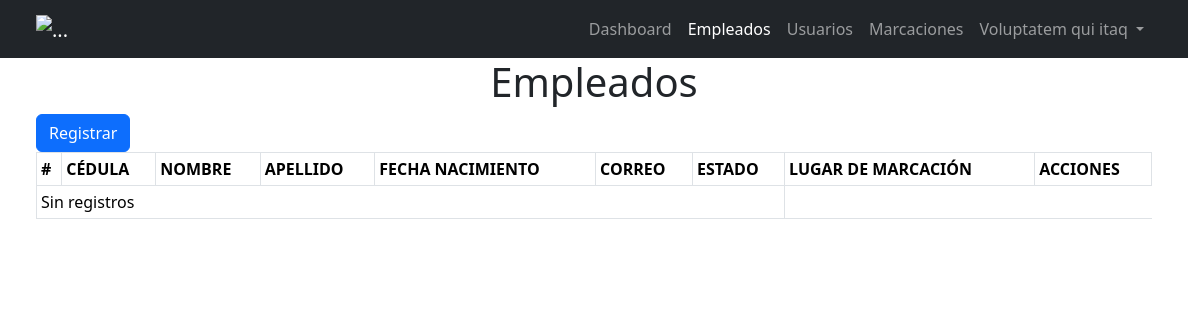
/admin/index.php?ruta=empleados (signed in), run on an earlier commit of the app's database.
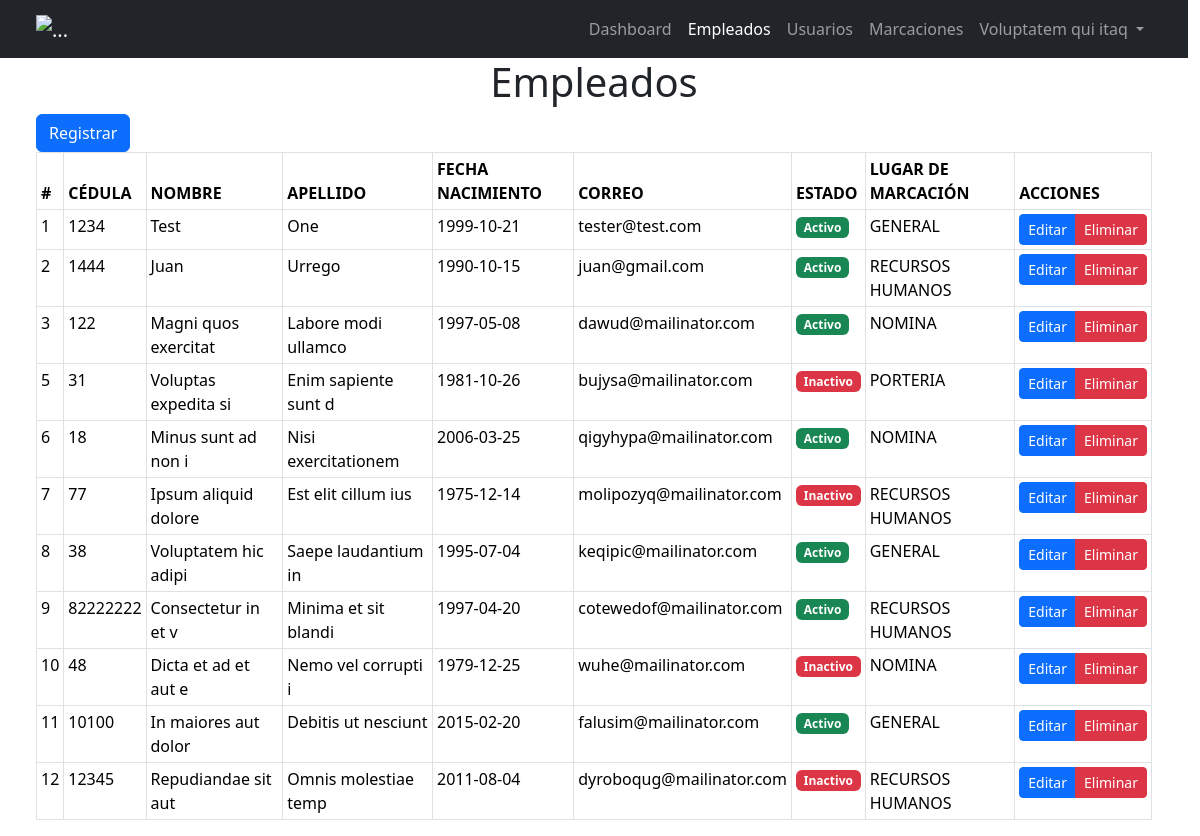
And on a later commit of the database.
### tables this page shows
CREATE TABLE IF NOT EXISTS `empleados` (
  `id` bigint unsigned NOT NULL AUTO_INCREMENT,
  `cedula` bigint NOT NULL,
  `nombre` varchar(100) NOT NULL,
  `apellido` varchar(100) NOT NULL,
  `fecha_nacimiento` date NOT NULL,
  `correo` varchar(100) NOT NULL,
  `estado` tinyint NOT NULL DEFAULT '1',
  `lugar_marcacion` int unsigned DEFAULT NULL,
  `fecha_registro` timestamp NOT NULL DEFAULT CURRENT_TIMESTAMP,
  PRIMARY KEY (`id`),
  UNIQUE KEY `cedula` (`cedula`),
  KEY `FK_lugar_marcacion` (`lugar_marcacion`),
  CONSTRAINT `FK_lugar_marcacion` FOREIGN KEY (`lugar_marcacion`) REFERENCES `lugares` (`id`) ON DELETE SET NULL ON UPDATE CASCADE
);

CREATE TABLE IF NOT EXISTS `lugares` (
  `id` int unsigned NOT NULL AUTO_INCREMENT,
  `lugar` varchar(50) NOT NULL,
  PRIMARY KEY (`id`)
);

### admin/Controllers/AppController.php (called while the page is built)
<?php
class AppController
{
    public static function startApp()
    {
        include __DIR__ . "/../Views/template.php";
    }
}

### admin/index.php (called while the page is built, shortened)
<?php
include "./Models/Conexion.php";
include "./Controllers/AppController.php";
include "./Controllers/EmpleadoController.php";
AppController::startApp();
?>

### admin/Models/Conexion.php (called while the page is built)
<?php
class Conexion
{
    public static  function conectar()
    {
        $ip = 'localhost';
        $db = 'marcaciones';
        $user_db = 'root';
        $passwod_db = '';
        try {
            $conexion = new PDO("mysql:host=$ip;dbname=$db", $user_db, $passwod_db, [
                PDO::ATTR_PERSISTENT => true,
                PDO::MYSQL_ATTR_INIT_COMMAND => "SET NAMES utf8"
            ]);
            return $conexion;
        } catch (\Throwable $e) {
            print $e->getMessage();
            die();
        }
    }
}

### admin/Models/Empleado.php (called while the page is built, shortened)
<?php
class Empleado
{
    public static function listar()
    {
        $stmt = Conexion::conectar()->prepare("SELECT e.id, e.cedula, e.nombre, e.apellido, e.fecha_nacimiento, e.correo, e.estado, l.lugar
            FROM empleados e
            JOIN lugares l ON e.lugar_marcacion = l.id
        ");
        $stmt->execute();
        $retorno = $stmt->rowCount() > 0 ? $stmt->fetchAll(PDO::FETCH_ASSOC) : [];
        return $retorno;
    }
}

### admin/Controllers/EmpleadoController.php (called while the page is built, shortened)
<?php
include __DIR__ . "/../Models/Empleado.php";
class EmpleadoController
{
    public static function listarEmpleados()
    {
        return Empleado::listar();
    }
}

### admin/Views/modulos/empleados/empleados.php (the view, shortened to what this page needs)
<?php
$empleados = EmpleadoController::listarEmpleados();
?>
<div class="container">
    <div class="row">
        <div class="col-12 text-center">
            <h1>Empleados</h1>
        </div>
        <div class="col-12">
            <button type="button" class="btn btn-primary text-right" data-bs-toggle="modal" data-bs-target="#modalRegistroEmpleado">
                Registrar
            </button>
        </div>
        <div class="col-12">
            <table class="table table-sm table-hover table-stripe table-bordered w-full" id="tblEmpleados">
                <thead class="thead-light">
                    <tr>
                        <th>#</th>
                        <th>CÉDULA</th>
                        <th>NOMBRE</th>
                        <th>APELLIDO</th>
                        <th>FECHA NACIMIENTO</th>
                        <th>CORREO</th>
                        <th>ESTADO</th>
                        <th>LUGAR DE MARCACIÓN</th>
                        <th>ACCIONES</th>
                    </tr>
                </thead>
                <tbody>
                    <?php if (count($empleados) > 0) : ?>
                        <?php foreach ($empleados as $key => $empleado) : ?>
                            <tr>
                                <td><?= $empleado['id'] ?></td>
                                <td><?= $empleado['cedula'] ?></td>
                                <td><?= $empleado['nombre'] ?></td>
                                <td><?= $empleado['apellido'] ?></td>
                                <td><?= $empleado['fecha_nacimiento'] ?></td>
                                <td><?= $empleado['correo'] ?></td>
                                <td><?= $empleado['estado'] == 1 ? '<span class="badge text-bg-success">Activo</span>' : '<span class="badge text-bg-danger">Inactivo</span>' ?></td>
                                <td><?= $empleado['lugar'] ?></td>
                                <td>
                                    <div class="btn-group" role="group" aria-label="Basic example">
                                        <a href="index.php?ruta=empleados-edit&id=<?= $empleado['id'] ?>" class="btn btn-sm btn-primary mr-1">
                                            Editar
                                        </a>
                                        <a href="index.php?ruta=empleados-eliminar&id=<?= $empleado['id'] ?>" class="btn btn-sm btn-danger ml-2">
                                            Eliminar
                                        </a>
                                    </div>
                                </td>
                            </tr>
                        <?php endforeach ?>
                    <?php else :  ?>
                        <tr>
                            <td colspan="7">Sin registros</td>
                        </tr>
                    <?php endif ?>
                </tbody>
            </table>
        </div>
    </div>
</div>

What changed in the data, as far as the page shows it:
now on this page (row edited): empleados: id "1", cedula "1234", nombre "Test", apellido "One", fecha_nacimiento "1999-10-21", correo "tester@test.com", estado "Activo", lugar_marcacion.lugar "GENERAL"
now on this page (row edited): empleados: id "2", cedula "1444", nombre "Juan", apellido "Urrego", fecha_nacimiento "1990-10-15", correo "juan@gmail.com", estado "Activo", lugar_marcacion.lugar "RECURSOS HUMANOS"
now on this page (row edited): empleados: id "3", cedula "122", nombre "Magni quos exercitat", apellido "Labore modi ullamco", fecha_nacimiento "1997-05-08", correo "dawud@mailinator.com", estado "Activo", lugar_marcacion.lugar "NOMINA"
now on this page (row edited): empleados: id "5", cedula "31", nombre "Voluptas expedita si", apellido "Enim sapiente sunt d", fecha_nacimiento "1981-10-26", correo "bujysa@mailinator.com", estado "Inactivo", lugar_marcacion.lugar "PORTERIA"
now on this page (row edited): empleados: id "6", cedula "18", nombre "Minus sunt ad non i", apellido "Nisi exercitationem", fecha_nacimiento "2006-03-25", correo "qigyhypa@mailinator.com", estado "Activo", lugar_marcacion.lugar "NOMINA"
now on this page (row edited): empleados: id "7", cedula "77", nombre "Ipsum aliquid dolore", apellido "Est elit cillum ius", fecha_nacimiento "1975-12-14", correo "molipozyq@mailinator.com", estado "Inactivo", lugar_marcacion.lugar "RECURSOS HUMANOS"
now on this page (row edited): empleados: id "8", cedula "38", nombre "Voluptatem hic adipi", apellido "Saepe laudantium in", fecha_nacimiento "1995-07-04", correo "keqipic@mailinator.com", estado "Activo", lugar_marcacion.lugar "GENERAL"
now on this page (row edited): empleados: id "9", cedula "82222222", nombre "Consectetur in et v", apellido "Minima et sit blandi", fecha_nacimiento "1997-04-20", correo "cotewedof@mailinator.com", estado "Activo", lugar_marcacion.lugar "RECURSOS HUMANOS"
now on this page (row edited): empleados: id "10", cedula "48", nombre "Dicta et ad et aut e", apellido "Nemo vel corrupti i", fecha_nacimiento "1979-12-25", correo "wuhe@mailinator.com", estado "Inactivo", lugar_marcacion.lugar "NOMINA"
added empleados: id "11", cedula "10100", nombre "In maiores aut dolor", apellido "Debitis ut nesciunt", fecha_nacimiento "2015-02-20", correo "falusim@mailinator.com", estado "Activo", lugar_marcacion.lugar "GENERAL"
added empleados: id "12", cedula "12345", nombre "Repudiandae sit aut", apellido "Omnis molestiae temp", fecha_nacimiento "2011-08-04", correo "dyroboqug@mailinator.com", estado "Inactivo", lugar_marcacion.lugar "RECURSOS HUMANOS"
Also different on the page:
text no longer shown: "Sin registros"
